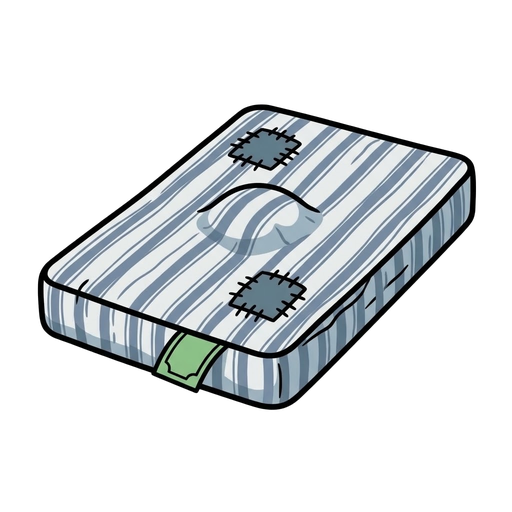
#> input picture projects/fisu-v2-premios/video/referencias/pickup_mattress.png, 512 x 512 px
$ python -i cutout.py   (imports and definitions only)
#> lines starting #> are read from the running program, lines starting #| are printed output that depends on the picture; after the words box and inside, x2 and y2 are one past the last pixel; in counts of white or black regions, pixels touching at a corner belong together
#!/usr/bin/env python3
"""Recorte de fondo blanco por conectividad — el que NO se come lo blanco del sujeto.

El camino obvio es un modelo de saliencia (`rembg`, isnet-general-use): decide
"qué es el sujeto" mirando la imagen entera y, con arte cartoon sobre fondo
blanco, confunde un guardapolvo blanco con el fondo y lo deja transparente.

Acá el criterio no es semántico sino topológico, que es el que corresponde:
**fondo = lo blanco que se toca con el borde del lienzo**. Una camisa blanca está
rodeada por la línea del dibujo, no se conecta con el borde, y por lo tanto JAMÁS
se recorta. No hay modelo, no hay umbral mágico sobre "qué es un personaje": hay
componentes conexas.

El borde queda con alpha fraccional por matting (`alpha = d / d_solido`) y con el
blanco descontaminado del color, así no queda el halo claro típico del recorte
por umbral.
"""

from __future__ import annotations

import numpy as np
from PIL import Image
from scipy import ndimage

# Un píxel es "blanco de fondo" si ningún canal baja de 255 - WHITE_TOLERANCE.
# Los modelos devuelven el fondo en 253-255, y el antialias del dibujo arranca
# bien por debajo: 14 separa los dos sin tocar el gris más claro de un sujeto.
WHITE_TOLERANCE = 14

# Ancho en píxeles del anillo de antialias alrededor del fondo. Todo lo que esté
# más adentro es sujeto opaco aunque sea casi blanco, y además es de donde se
# saca el color de referencia para calcular la opacidad del anillo.
FEATHER = 3

# Sólo con `punch_holes`: una isla más chica que esto es ruido de compresión
# dentro de una zona clara, no un hueco que el dibujo quiso dejar.
MIN_HOLE_AREA = 256

# Sólo con `floor_shadow`: la sombra de piso que el modelo dibuja bajo los pies
# aunque el prompt la prohíba. Es gris neutro (los canales casi iguales) y clara;
# el crema que la regla de recorte pide en lugar del blanco (#FFF3DC) tiene una
# dispersión de 35 entre canales, así que no se confunde con ella.
SHADOW_SPREAD = 10
SHADOW_MAX_DISTANCE = 64
# Fracción de la altura del sujeto, contada desde abajo, donde se busca la sombra.
SHADOW_BAND = 0.15


def white_distance(rgb: np.ndarray) -> np.ndarray:
    """Cuánto se aleja cada píxel del blanco puro, por el canal que más se aleja.

    Usa el mínimo de los canales y no la luminancia para que un amarillo saturado
    (255, 255, 0) cuente como color pleno y no como "casi blanco"."""
    return 255 - rgb.min(axis=2).astype(np.int16)


def floor_shadow_candidates(rgb: np.ndarray, distance: np.ndarray) -> np.ndarray:
    """Gris neutro y claro en la franja de abajo del sujeto: la sombra de piso.

    La franja se mide sobre lo que no es blanco, así que depende de dónde estén
    los pies y no del tamaño del lienzo."""
    spread = rgb.max(axis=2).astype(np.int16) - rgb.min(axis=2).astype(np.int16)
    neutral = (spread <= SHADOW_SPREAD) & (distance > WHITE_TOLERANCE) & (distance <= SHADOW_MAX_DISTANCE)
    rows = np.flatnonzero((distance > WHITE_TOLERANCE).any(axis=1))
    if rows.size == 0:
        return np.zeros_like(neutral)
    top, bottom = rows.min(), rows.max()
    band_top = bottom - int((bottom - top) * SHADOW_BAND)
    band = np.zeros_like(neutral)
    band[band_top:] = True
    return neutral & band


def background_mask(
    distance: np.ndarray,
    punch_holes: bool = False,
    shadow: np.ndarray | None = None,
) -> np.ndarray:
    """Lo blanco conectado con el borde del lienzo. El resto es dibujo.

    Los primeros planos apoyan los hombros contra el marco: ahí el borde tiene
    píxeles de sujeto, y por eso las semillas se toman sólo de los píxeles de
    borde que además son blancos.

    `punch_holes` suma también las islas blancas que el dibujo encierra. Es la
    excepción, no la regla: medido sobre 219 originales, de 1183 islas encerradas
    la enorme mayoría es dibujo —camisas, ojos, papeles— así que el default
    correcto es tratarlas como sujeto. El color no las distingue (un guardapolvo
    blanco puro mide igual que el fondo), de modo que la excepción se declara a
    mano, por clave, en el `project.json`."""
    whiteish = distance <= WHITE_TOLERANCE
    # La sombra cuenta como fondo sólo si se toca con el fondo: así el blanco que
    # queda entre las piernas, aislado por la sombra, también se va.
    passable = whiteish if shadow is None else whiteish | shadow
    labels, count = ndimage.label(passable)
    if count == 0:
        return np.zeros_like(whiteish)

    border = np.concatenate([labels[0], labels[-1], labels[:, 0], labels[:, -1]])
    border_white = np.concatenate([whiteish[0], whiteish[-1], whiteish[:, 0], whiteish[:, -1]])
    seeds = np.unique(border[(border > 0) & border_white])
    if seeds.size == 0:
        # Un dibujo que llena el lienzo de lado a lado no tiene fondo que sacar.
        return np.zeros_like(whiteish)

    background = np.isin(labels, seeds)

    if not punch_holes:
        return background

    interior = whiteish & ~background
    interior_labels, interior_count = ndimage.label(interior)
    if interior_count:
        areas = ndimage.sum_labels(
            interior, interior_labels, index=np.arange(1, interior_count + 1)
        )
        big = np.flatnonzero(areas >= MIN_HOLE_AREA) + 1
        background |= np.isin(interior_labels, big)

    return background


def alpha_from_background(distance: np.ndarray, background: np.ndarray) -> np.ndarray:
    """Opacidad 0 en el fondo, 1 en el dibujo y rampa en el anillo de antialias.

    En el anillo el píxel observado es una mezcla del color del dibujo con el
    blanco del fondo, así que su opacidad real es `d / d_del_color_sin_mezclar`.
    Ese color de referencia se toma del píxel **de adentro** más cercano, no del
    más oscuro: quien define si un píxel ya es color pleno es la geometría (estar
    lejos del fondo), no su tono. Con un umbral de tono, un filo que es 80% blanco
    da lo bastante oscuro como para pasar por pleno y se queda opaco — que es
    justo el halo claro que se quiere evitar."""
    alpha = np.ones(distance.shape, dtype=np.float32)
    alpha[background] = 0.0

    outside = ndimage.binary_dilation(background, iterations=FEATHER)
    ring = outside & ~background
    inside = ~outside
    if not ring.any() or not inside.any():
        # Un dibujo tan fino que es todo filo: mejor entero que comido.
        return alpha

    _, nearest = ndimage.distance_transform_edt(~inside, return_indices=True)
    reference = distance[nearest[0], nearest[1]].astype(np.float32)
    alpha[ring] = np.clip(distance[ring] / np.maximum(reference[ring], 1.0), 0.0, 1.0)
    return alpha


def undo_white_matte(rgb: np.ndarray, alpha: np.ndarray) -> np.ndarray:
    """Le saca al borde el blanco del fondo que tiene mezclado.

    Sin esto, los píxeles semitransparentes conservan su tono lavado y el sprite
    queda con un halo claro alrededor cuando se dibuja sobre otro fondo."""
    safe = np.maximum(alpha, 1e-3)[..., None]
    recovered = (rgb.astype(np.float32) - 255.0 * (1.0 - alpha[..., None])) / safe
    blended = np.where(alpha[..., None] > 0.0, recovered, rgb.astype(np.float32))
    return np.clip(blended, 0, 255).astype(np.uint8)


def cutout(
    image: Image.Image, punch_holes: bool = False, floor_shadow: bool = False
) -> Image.Image:
    """PNG sin fondo, con el sujeto entero — incluido todo lo blanco que tenga.

    `floor_shadow` saca además la sombra de piso gris bajo los pies (la pone el
    motor del juego); vale para proyectos cuya regla prohíbe el blanco y el gris
    neutro adentro del personaje."""
    rgb = np.array(image.convert("RGB"))
    distance = white_distance(rgb)
    shadow = floor_shadow_candidates(rgb, distance) if floor_shadow else None
    background = background_mask(distance, punch_holes=punch_holes, shadow=shadow)
    alpha = alpha_from_background(distance, background)
    clean = undo_white_matte(rgb, alpha)
    return Image.fromarray(
        np.dstack([clean, (alpha * 255).round().astype(np.uint8)]), mode="RGBA"
    )

>>> from PIL import Image
>>> picture = Image.open('../projects/fisu-v2-premios/video/referencias/pickup_mattress.png')
#> picture is the input picture: PIL image 512x512 RGBA; mean R, G, B, A 46.8, 50.5, 52.9, 82
>>> result = cutout(picture)
#> in cutout, `rgb = np.array(image.convert("RGB"))`:
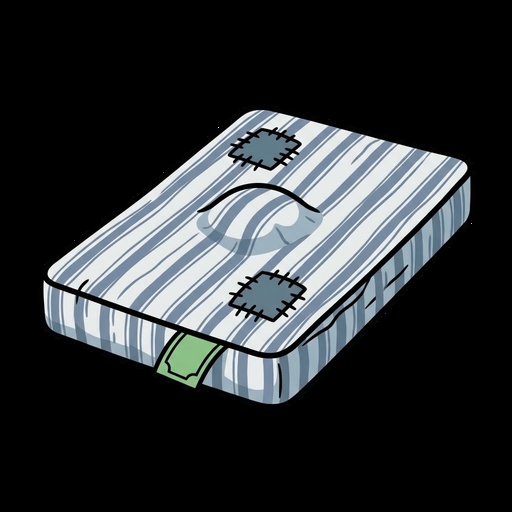
#> rgb: shape (512, 512, 3); mean R, G, B 46.8, 50.5, 52.9
#> in white_distance, `return 255 - rgb.min(axis=2).astype(np.int16)`:
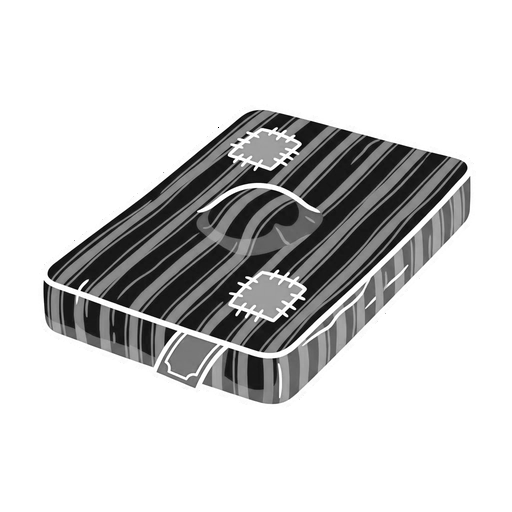
#> returned value: shape (512, 512) int16; min 0, max 255, mean 208.2
#> in background_mask, `whiteish = distance <= WHITE_TOLERANCE`:
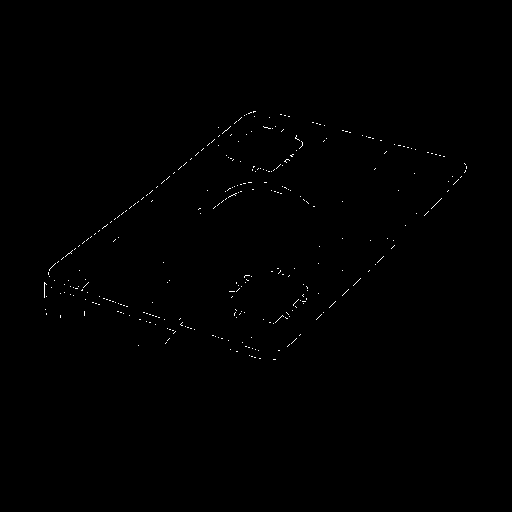
#> whiteish: shape (512, 512) bool; 0.28% white in thin lines or dots, all inside (x1, y1, x2, y2) = (44, 111, 467, 360)
#> in background_mask, `labels, count = ndimage.label(passable)`: labels: shape (512, 512) int32; 555 distinct labels, from 0 to 554
#> in background_mask, `labels, count = ndimage.label(passable)`: count = 554
#> in background_mask, `border = np.concatenate([labels[0], labels[-1], labels[:, 0], labels[:..`: border = 2048 values from 0 to 0
#> in background_mask, `seeds = np.unique(border[(border > 0) & border_white])`: seeds = empty array
#> in cutout, `background = background_mask(distance, punch_holes=punch_holes, shadow..`: background: shape (512, 512) bool; every value is 0
#> in alpha_from_background, `inside = ~outside`: inside: shape (512, 512) bool; every value is 1
#> in cutout, `alpha = alpha_from_background(distance, background)`: alpha: shape (512, 512) float32; every value is 1

$ run again, on projects/fisu-v2-premios/video/referencias/wheel_frame.png
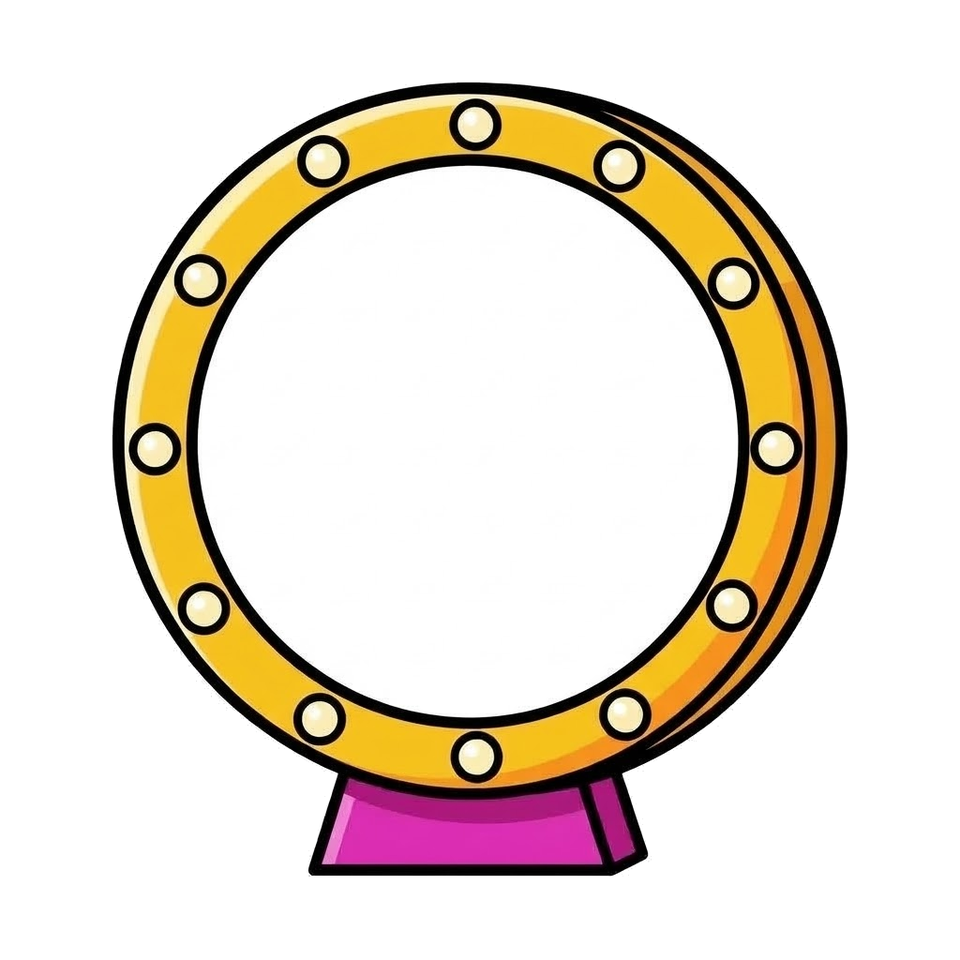
#> input picture projects/fisu-v2-premios/video/referencias/wheel_frame.png, 960 x 960 px
#> picture is the input picture: PIL image 960x960 RGBA; mean R, G, B, A 99.3, 89.5, 77.3, 122.8
#> in background_mask, `whiteish = distance <= WHITE_TOLERANCE`:
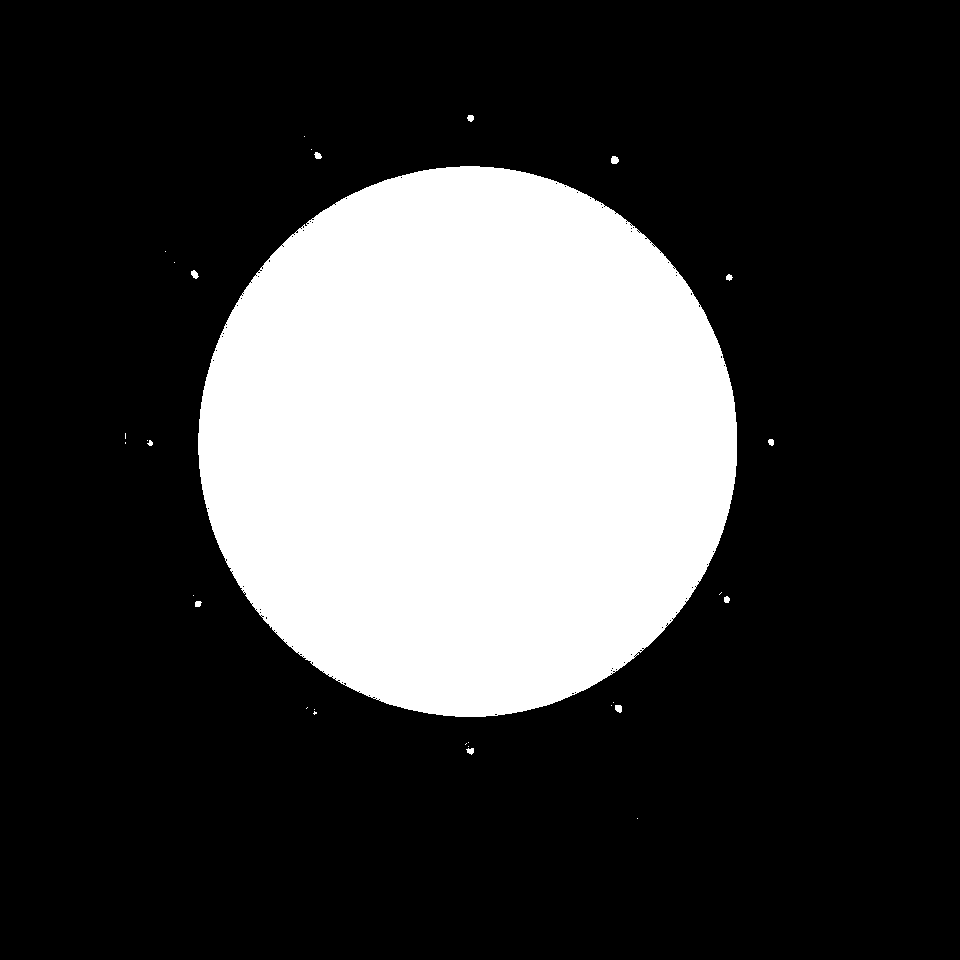
#> whiteish: shape (960, 960) bool; 25.2% white; 30 white regions (18 under 20 px), largest, box (x1, y1, x2, y2) and area: (198, 166, 737, 717) 232064, (611, 156, 619, 164) 53, (615, 705, 622, 713) 47
#> in background_mask, `labels, count = ndimage.label(passable)`:
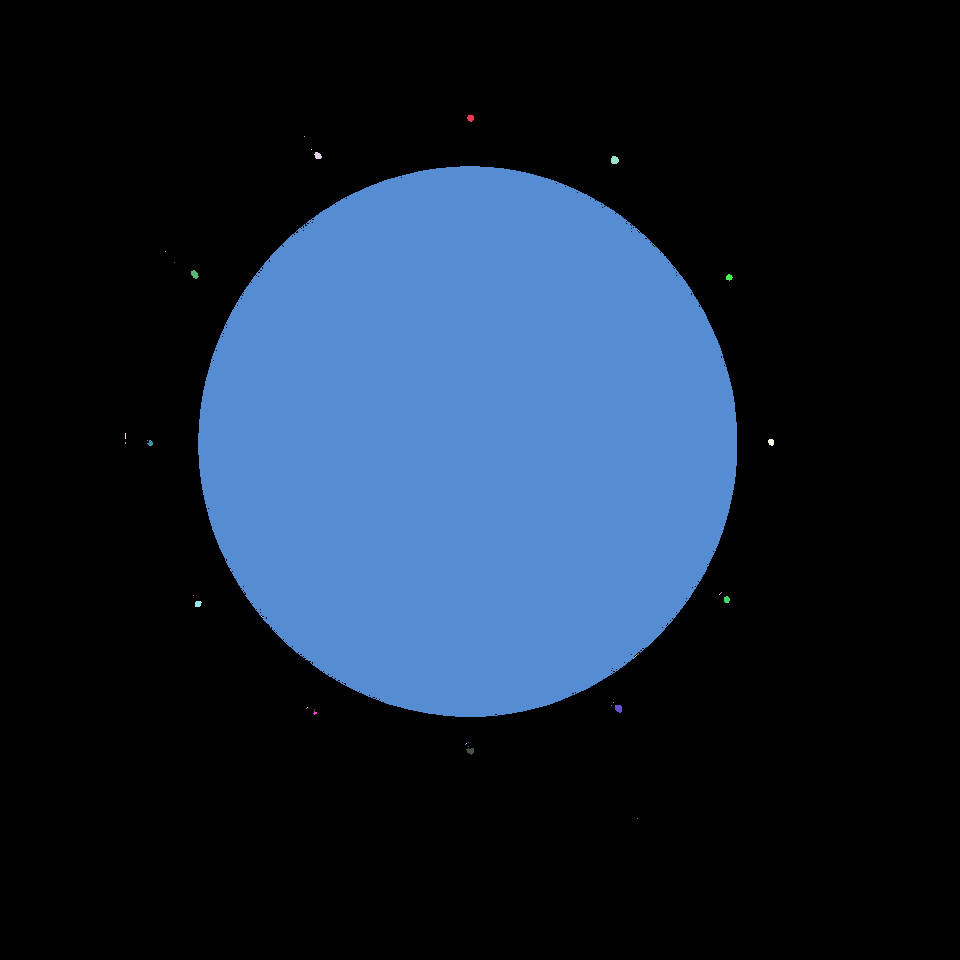
#> labels: shape (960, 960) int32; 48 distinct labels, from 0 to 47; one colour per label, 0 black
#> count = 47
#> border = 3840 values from 0 to 0
#> seeds = empty array
#> background: shape (960, 960) bool; every value is 0
#> inside: shape (960, 960) bool; every value is 1
#> alpha: shape (960, 960) float32; every value is 1
